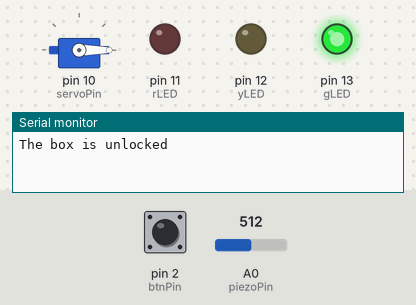
A sketch run on a simulated Arduino Uno, built with avr-gcc and run on an emulated ATmega328P. On the bench: servo, output pins drawn as LEDs (lit = HIGH), the last lines printed to the serial monitor. Inputs (shaded band) come from the test bench; at power-on: pin 2 (btnPin) LOW, A0 (piezoPin) = 512.

Above: at 1.2 s.
1.3 s: pin 2 (btnPin) pulled HIGH for 0.15 s
At 2.5 s:
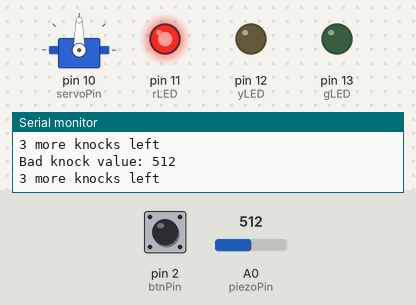
Timing chart, 0 to 4.3 s (numbered marks = the images above; inputs shaded):
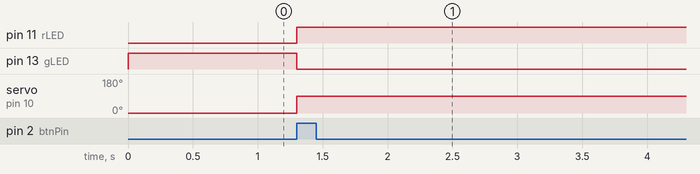

The sketch:

Knock_Servo.ino
```cpp
#include <Servo.h>
Servo kServo;
int servoPin = 10, rLED = 11, yLED = 12, gLED = 13, btnPin = 2, btnVal, piezoPin = A0, knockVal, quietKnock = 150, loudKnock = 300, knockNum = 0, minKnockVal = 125, totalGoodKnocks = 3, unlockedSerVal = 0, lockedSerVal = 90, dly = 1000, yLEDdly = 50;
boolean isLocked = false;
String unlockedMsg = "The box is unlocked", lockedMsg = "The box is locked", knocksLeftMsg = " more knocks left", goodKnockMsg = "Good knock value: ", badKnockMsg = "Bad knock value: ";
void setup() {
  Serial.begin(9600);
  pinMode(rLED, OUTPUT);
  pinMode(yLED, OUTPUT);
  pinMode(gLED, OUTPUT);
  pinMode(btnPin, INPUT);
  digitalWrite(gLED, HIGH);
  kServo.attach(servoPin);
  kServo.write(unlockedSerVal);
  Serial.println(unlockedMsg);
}

void loop() {
  if (isLocked == false) {
    btnVal = digitalRead(btnPin);
    if (btnVal == HIGH) {
      isLocked = true;
      digitalWrite(gLED, LOW);
      digitalWrite(rLED, HIGH);
      kServo.write(lockedSerVal);
      Serial.println(lockedMsg);
      delay(dly); //change to var

    }
  }
  if (isLocked == true) {
    knockVal = analogRead(piezoPin);
    if (knockNum < totalGoodKnocks && knockVal > minKnockVal) {
      if (checkForKnock(knockVal) == true) {
        knockNum++;
      }
      Serial.print(totalGoodKnocks - knockNum);
      Serial.println(knocksLeftMsg);
    }
    if (knockNum >= totalGoodKnocks) {
      isLocked = false;
      kServo.write(unlockedSerVal);
      digitalWrite(gLED, HIGH);
      digitalWrite(rLED, LOW);
      Serial.println(unlockedMsg);
      knockNum = 0;
    }
  }
}
boolean checkForKnock(int value) {
  if (value > quietKnock && value < loudKnock) {
    digitalWrite(yLED, HIGH);
    delay(yLEDdly); // change to var
    digitalWrite(yLED, LOW);
    Serial.print(goodKnockMsg);
    Serial.println(value);
    return true;
  }
  else {
    Serial.print(badKnockMsg);
    Serial.println(value);
    return false;
  }
}
```

Measured:
- after the input at 1.3 s, pin 11 (rLED): LOW → HIGH at once; pin 13 (gLED): HIGH → LOW at once; servo on pin 10 (servoPin): 0° → 90° at once
